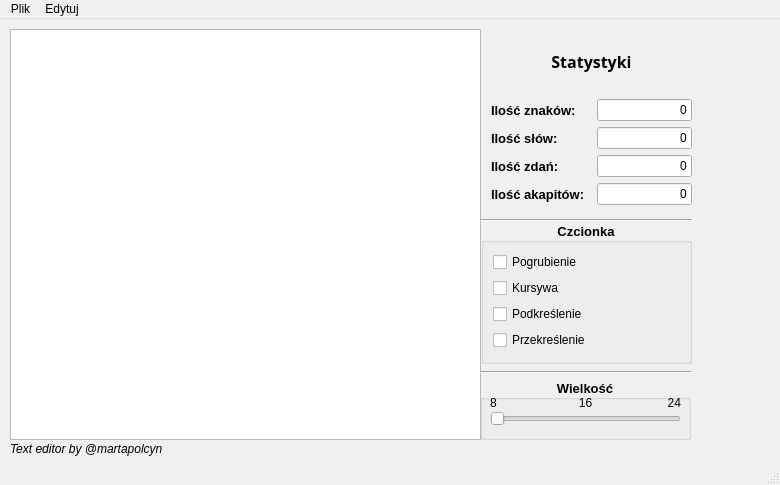
<?xml version="1.0" encoding="UTF-8"?>
<ui version="4.0">
 <class>MainWindow</class>
 <widget class="QMainWindow" name="MainWindow">
  <property name="geometry">
   <rect>
    <x>0</x>
    <y>0</y>
    <width>780</width>
    <height>485</height>
   </rect>
  </property>
  <property name="minimumSize">
   <size>
    <width>710</width>
    <height>485</height>
   </size>
  </property>
  <property name="palette">
   <palette>
    <active>
     <colorrole role="Button">
      <brush brushstyle="SolidPattern">
       <color alpha="255">
        <red>0</red>
        <green>212</green>
        <blue>155</blue>
       </color>
      </brush>
     </colorrole>
     <colorrole role="Light">
      <brush brushstyle="SolidPattern">
       <color alpha="255">
        <red>63</red>
        <green>255</green>
        <blue>203</blue>
       </color>
      </brush>
     </colorrole>
     <colorrole role="Midlight">
      <brush brushstyle="SolidPattern">
       <color alpha="255">
        <red>31</red>
        <green>233</green>
        <blue>179</blue>
       </color>
      </brush>
     </colorrole>
     <colorrole role="Dark">
      <brush brushstyle="SolidPattern">
       <color alpha="255">
        <red>0</red>
        <green>106</green>
        <blue>78</blue>
       </color>
      </brush>
     </colorrole>
     <colorrole role="Mid">
      <brush brushstyle="SolidPattern">
       <color alpha="255">
        <red>0</red>
        <green>141</green>
        <blue>103</blue>
       </color>
      </brush>
     </colorrole>
     <colorrole role="Window">
      <brush brushstyle="SolidPattern">
       <color alpha="255">
        <red>0</red>
        <green>212</green>
        <blue>155</blue>
       </color>
      </brush>
     </colorrole>
     <colorrole role="Shadow">
      <brush brushstyle="SolidPattern">
       <color alpha="255">
        <red>0</red>
        <green>0</green>
        <blue>0</blue>
       </color>
      </brush>
     </colorrole>
     <colorrole role="AlternateBase">
      <brush brushstyle="SolidPattern">
       <color alpha="255">
        <red>127</red>
        <green>233</green>
        <blue>205</blue>
       </color>
      </brush>
     </colorrole>
    </active>
    <inactive>
     <colorrole role="Button">
      <brush brushstyle="SolidPattern">
       <color alpha="255">
        <red>240</red>
        <green>240</green>
        <blue>240</blue>
       </color>
      </brush>
     </colorrole>
     <colorrole role="Light">
      <brush brushstyle="SolidPattern">
       <color alpha="255">
        <red>255</red>
        <green>255</green>
        <blue>255</blue>
       </color>
      </brush>
     </colorrole>
     <colorrole role="Midlight">
      <brush brushstyle="SolidPattern">
       <color alpha="255">
        <red>227</red>
        <green>227</green>
        <blue>227</blue>
       </color>
      </brush>
     </colorrole>
     <colorrole role="Dark">
      <brush brushstyle="SolidPattern">
       <color alpha="255">
        <red>160</red>
        <green>160</green>
        <blue>160</blue>
       </color>
      </brush>
     </colorrole>
     <colorrole role="Mid">
      <brush brushstyle="SolidPattern">
       <color alpha="255">
        <red>160</red>
        <green>160</green>
        <blue>160</blue>
       </color>
      </brush>
     </colorrole>
     <colorrole role="Window">
      <brush brushstyle="SolidPattern">
       <color alpha="255">
        <red>240</red>
        <green>240</green>
        <blue>240</blue>
       </color>
      </brush>
     </colorrole>
     <colorrole role="Shadow">
      <brush brushstyle="SolidPattern">
       <color alpha="255">
        <red>105</red>
        <green>105</green>
        <blue>105</blue>
       </color>
      </brush>
     </colorrole>
     <colorrole role="AlternateBase">
      <brush brushstyle="SolidPattern">
       <color alpha="255">
        <red>245</red>
        <green>245</green>
        <blue>245</blue>
       </color>
      </brush>
     </colorrole>
    </inactive>
    <disabled>
     <colorrole role="Button">
      <brush brushstyle="SolidPattern">
       <color alpha="255">
        <red>0</red>
        <green>212</green>
        <blue>155</blue>
       </color>
      </brush>
     </colorrole>
     <colorrole role="Light">
      <brush brushstyle="SolidPattern">
       <color alpha="255">
        <red>63</red>
        <green>255</green>
        <blue>203</blue>
       </color>
      </brush>
     </colorrole>
     <colorrole role="Midlight">
      <brush brushstyle="SolidPattern">
       <color alpha="255">
        <red>31</red>
        <green>233</green>
        <blue>179</blue>
       </color>
      </brush>
     </colorrole>
     <colorrole role="Dark">
      <brush brushstyle="SolidPattern">
       <color alpha="255">
        <red>0</red>
        <green>106</green>
        <blue>78</blue>
       </color>
      </brush>
     </colorrole>
     <colorrole role="Mid">
      <brush brushstyle="SolidPattern">
       <color alpha="255">
        <red>0</red>
        <green>141</green>
        <blue>103</blue>
       </color>
      </brush>
     </colorrole>
     <colorrole role="Window">
      <brush brushstyle="SolidPattern">
       <color alpha="255">
        <red>0</red>
        <green>212</green>
        <blue>155</blue>
       </color>
      </brush>
     </colorrole>
     <colorrole role="Shadow">
      <brush brushstyle="SolidPattern">
       <color alpha="255">
        <red>0</red>
        <green>0</green>
        <blue>0</blue>
       </color>
      </brush>
     </colorrole>
     <colorrole role="AlternateBase">
      <brush brushstyle="SolidPattern">
       <color alpha="255">
        <red>245</red>
        <green>245</green>
        <blue>245</blue>
       </color>
      </brush>
     </colorrole>
    </disabled>
   </palette>
  </property>
  <property name="windowTitle">
   <string>Edytor tekstu</string>
  </property>
  <widget class="QWidget" name="centralwidget">
   <widget class="QWidget" name="verticalLayoutWidget">
    <property name="geometry">
     <rect>
      <x>10</x>
      <y>10</y>
      <width>471</width>
      <height>411</height>
     </rect>
    </property>
    <layout class="QVBoxLayout" name="verticalLayout">
     <item>
      <widget class="QTextEdit" name="textEdit"/>
     </item>
    </layout>
   </widget>
   <widget class="QLabel" name="label_6">
    <property name="geometry">
     <rect>
      <x>10</x>
      <y>420</y>
      <width>181</width>
      <height>20</height>
     </rect>
    </property>
    <property name="font">
     <font>
      <italic>true</italic>
     </font>
    </property>
    <property name="text">
     <string>Text editor by @martapolcyn</string>
    </property>
   </widget>
   <widget class="Line" name="line">
    <property name="geometry">
     <rect>
      <x>481</x>
      <y>193</y>
      <width>211</width>
      <height>16</height>
     </rect>
    </property>
    <property name="orientation">
     <enum>Qt::Horizontal</enum>
    </property>
   </widget>
   <widget class="QGroupBox" name="groupBox">
    <property name="geometry">
     <rect>
      <x>481</x>
      <y>203</y>
      <width>211</width>
      <height>142</height>
     </rect>
    </property>
    <property name="palette">
     <palette>
      <active/>
      <inactive/>
      <disabled/>
     </palette>
    </property>
    <property name="font">
     <font>
      <pointsize>10</pointsize>
      <bold>true</bold>
     </font>
    </property>
    <property name="title">
     <string>Czcionka</string>
    </property>
    <property name="alignment">
     <set>Qt::AlignCenter</set>
    </property>
    <layout class="QFormLayout" name="formLayout">
     <item row="0" column="0">
      <widget class="QCheckBox" name="cbBold">
       <property name="font">
        <font>
         <pointsize>9</pointsize>
         <bold>false</bold>
        </font>
       </property>
       <property name="text">
        <string>Pogrubienie</string>
       </property>
      </widget>
     </item>
     <item row="1" column="0">
      <widget class="QCheckBox" name="cbItalic">
       <property name="font">
        <font>
         <pointsize>9</pointsize>
         <italic>false</italic>
         <bold>false</bold>
         <underline>false</underline>
         <strikeout>false</strikeout>
        </font>
       </property>
       <property name="text">
        <string>Kursywa</string>
       </property>
      </widget>
     </item>
     <item row="2" column="0">
      <widget class="QCheckBox" name="cbUnderline">
       <property name="font">
        <font>
         <pointsize>9</pointsize>
         <bold>false</bold>
         <underline>false</underline>
         <strikeout>false</strikeout>
        </font>
       </property>
       <property name="text">
        <string>Podkreślenie</string>
       </property>
      </widget>
     </item>
     <item row="3" column="0">
      <widget class="QCheckBox" name="cbStrikethrough">
       <property name="font">
        <font>
         <pointsize>9</pointsize>
         <bold>false</bold>
         <underline>false</underline>
         <strikeout>false</strikeout>
        </font>
       </property>
       <property name="text">
        <string>Przekreślenie</string>
       </property>
      </widget>
     </item>
    </layout>
   </widget>
   <widget class="QWidget" name="layoutWidget">
    <property name="geometry">
     <rect>
      <x>491</x>
      <y>11</y>
      <width>201</width>
      <height>175</height>
     </rect>
    </property>
    <layout class="QVBoxLayout" name="verticalLayout_2">
     <item>
      <widget class="QLabel" name="label">
       <property name="font">
        <font>
         <family>Roman</family>
         <pointsize>12</pointsize>
         <bold>true</bold>
        </font>
       </property>
       <property name="text">
        <string>Statystyki</string>
       </property>
       <property name="alignment">
        <set>Qt::AlignCenter</set>
       </property>
      </widget>
     </item>
     <item>
      <layout class="QHBoxLayout" name="horizontalLayout">
       <item>
        <widget class="QLabel" name="label_2">
         <property name="minimumSize">
          <size>
           <width>100</width>
           <height>0</height>
          </size>
         </property>
         <property name="font">
          <font>
           <pointsize>10</pointsize>
           <bold>true</bold>
          </font>
         </property>
         <property name="text">
          <string>Ilość znaków:</string>
         </property>
        </widget>
       </item>
       <item>
        <widget class="QLineEdit" name="leCharacters">
         <property name="maximumSize">
          <size>
           <width>100</width>
           <height>16777215</height>
          </size>
         </property>
         <property name="text">
          <string>0</string>
         </property>
         <property name="alignment">
          <set>Qt::AlignRight|Qt::AlignTrailing|Qt::AlignVCenter</set>
         </property>
         <property name="readOnly">
          <bool>true</bool>
         </property>
        </widget>
       </item>
      </layout>
     </item>
     <item>
      <layout class="QHBoxLayout" name="horizontalLayout_2">
       <item>
        <widget class="QLabel" name="label_3">
         <property name="minimumSize">
          <size>
           <width>100</width>
           <height>0</height>
          </size>
         </property>
         <property name="font">
          <font>
           <pointsize>10</pointsize>
           <bold>true</bold>
          </font>
         </property>
         <property name="text">
          <string>Ilość słów:</string>
         </property>
        </widget>
       </item>
       <item>
        <widget class="QLineEdit" name="leWords">
         <property name="maximumSize">
          <size>
           <width>100</width>
           <height>16777215</height>
          </size>
         </property>
         <property name="text">
          <string>0</string>
         </property>
         <property name="alignment">
          <set>Qt::AlignRight|Qt::AlignTrailing|Qt::AlignVCenter</set>
         </property>
         <property name="readOnly">
          <bool>true</bool>
         </property>
        </widget>
       </item>
      </layout>
     </item>
     <item>
      <layout class="QHBoxLayout" name="horizontalLayout_3">
       <item>
        <widget class="QLabel" name="label_4">
         <property name="minimumSize">
          <size>
           <width>100</width>
           <height>0</height>
          </size>
         </property>
         <property name="font">
          <font>
           <pointsize>10</pointsize>
           <bold>true</bold>
          </font>
         </property>
         <property name="text">
          <string>Ilość zdań:</string>
         </property>
        </widget>
       </item>
       <item>
        <widget class="QLineEdit" name="leSentences">
         <property name="maximumSize">
          <size>
           <width>100</width>
           <height>16777215</height>
          </size>
         </property>
         <property name="text">
          <string>0</string>
         </property>
         <property name="alignment">
          <set>Qt::AlignRight|Qt::AlignTrailing|Qt::AlignVCenter</set>
         </property>
         <property name="readOnly">
          <bool>true</bool>
         </property>
        </widget>
       </item>
      </layout>
     </item>
     <item>
      <layout class="QHBoxLayout" name="horizontalLayout_4">
       <item>
        <widget class="QLabel" name="label_5">
         <property name="minimumSize">
          <size>
           <width>100</width>
           <height>0</height>
          </size>
         </property>
         <property name="font">
          <font>
           <pointsize>10</pointsize>
           <bold>true</bold>
          </font>
         </property>
         <property name="text">
          <string>Ilość akapitów:</string>
         </property>
        </widget>
       </item>
       <item>
        <widget class="QLineEdit" name="leParagraphs">
         <property name="maximumSize">
          <size>
           <width>100</width>
           <height>16777215</height>
          </size>
         </property>
         <property name="text">
          <string>0</string>
         </property>
         <property name="alignment">
          <set>Qt::AlignRight|Qt::AlignTrailing|Qt::AlignVCenter</set>
         </property>
         <property name="readOnly">
          <bool>true</bool>
         </property>
        </widget>
       </item>
      </layout>
     </item>
    </layout>
   </widget>
   <widget class="Line" name="line_2">
    <property name="geometry">
     <rect>
      <x>480</x>
      <y>345</y>
      <width>211</width>
      <height>16</height>
     </rect>
    </property>
    <property name="orientation">
     <enum>Qt::Horizontal</enum>
    </property>
   </widget>
   <widget class="QGroupBox" name="groupBox_2">
    <property name="geometry">
     <rect>
      <x>480</x>
      <y>360</y>
      <width>211</width>
      <height>61</height>
     </rect>
    </property>
    <property name="font">
     <font>
      <pointsize>10</pointsize>
      <bold>true</bold>
     </font>
    </property>
    <property name="title">
     <string>Wielkość</string>
    </property>
    <property name="alignment">
     <set>Qt::AlignCenter</set>
    </property>
    <widget class="QSlider" name="horizontalSlider">
     <property name="geometry">
      <rect>
       <x>10</x>
       <y>30</y>
       <width>191</width>
       <height>20</height>
      </rect>
     </property>
     <property name="minimum">
      <number>8</number>
     </property>
     <property name="maximum">
      <number>24</number>
     </property>
     <property name="pageStep">
      <number>2</number>
     </property>
     <property name="orientation">
      <enum>Qt::Horizontal</enum>
     </property>
     <property name="tickInterval">
      <number>1</number>
     </property>
    </widget>
    <widget class="QWidget" name="layoutWidget">
     <property name="geometry">
      <rect>
       <x>10</x>
       <y>10</y>
       <width>191</width>
       <height>21</height>
      </rect>
     </property>
     <layout class="QHBoxLayout" name="horizontalLayout_5">
      <item>
       <widget class="QLabel" name="label_8">
        <property name="font">
         <font>
          <pointsize>9</pointsize>
          <bold>false</bold>
         </font>
        </property>
        <property name="text">
         <string>8</string>
        </property>
        <property name="alignment">
         <set>Qt::AlignBottom|Qt::AlignLeading|Qt::AlignLeft</set>
        </property>
       </widget>
      </item>
      <item>
       <widget class="QLabel" name="label_10">
        <property name="font">
         <font>
          <pointsize>9</pointsize>
          <bold>false</bold>
         </font>
        </property>
        <property name="text">
         <string>16</string>
        </property>
        <property name="alignment">
         <set>Qt::AlignBottom|Qt::AlignHCenter</set>
        </property>
       </widget>
      </item>
      <item>
       <widget class="QLabel" name="label_9">
        <property name="font">
         <font>
          <pointsize>9</pointsize>
          <bold>false</bold>
         </font>
        </property>
        <property name="text">
         <string>24</string>
        </property>
        <property name="alignment">
         <set>Qt::AlignBottom|Qt::AlignRight|Qt::AlignTrailing</set>
        </property>
       </widget>
      </item>
     </layout>
    </widget>
   </widget>
  </widget>
  <widget class="QMenuBar" name="menubar">
   <property name="geometry">
    <rect>
     <x>0</x>
     <y>0</y>
     <width>780</width>
     <height>22</height>
    </rect>
   </property>
   <widget class="QMenu" name="menuPlik">
    <property name="title">
     <string>Plik</string>
    </property>
    <addaction name="actionNowy"/>
    <addaction name="actionOtworz"/>
    <addaction name="actionZapisz_jako"/>
    <addaction name="actionDrukuj"/>
    <addaction name="actionZamknij"/>
   </widget>
   <widget class="QMenu" name="menuEdytuj">
    <property name="title">
     <string>Edytuj</string>
    </property>
    <addaction name="actionKopiuj"/>
    <addaction name="actionWklej"/>
    <addaction name="actionWytnij"/>
    <addaction name="actionCofnij"/>
    <addaction name="actionWykonaj_ponownie"/>
   </widget>
   <addaction name="menuPlik"/>
   <addaction name="menuEdytuj"/>
  </widget>
  <widget class="QStatusBar" name="statusbar"/>
  <action name="actionNowy">
   <property name="icon">
    <iconset resource="Resources.qrc">
     <normaloff>:/images/new-32.png</normaloff>:/images/new-32.png</iconset>
   </property>
   <property name="text">
    <string>Nowy</string>
   </property>
  </action>
  <action name="actionOtworz">
   <property name="icon">
    <iconset resource="Resources.qrc">
     <normaloff>:/images/open-32.png</normaloff>:/images/open-32.png</iconset>
   </property>
   <property name="text">
    <string>Otworz</string>
   </property>
  </action>
  <action name="actionZapisz_jako">
   <property name="icon">
    <iconset resource="Resources.qrc">
     <normaloff>:/images/save-30.png</normaloff>:/images/save-30.png</iconset>
   </property>
   <property name="text">
    <string>Zapisz jako</string>
   </property>
  </action>
  <action name="actionDrukuj">
   <property name="icon">
    <iconset resource="Resources.qrc">
     <normaloff>:/images/print-24.png</normaloff>:/images/print-24.png</iconset>
   </property>
   <property name="text">
    <string>Drukuj</string>
   </property>
  </action>
  <action name="actionZamknij">
   <property name="icon">
    <iconset resource="Resources.qrc">
     <normaloff>:/images/close-30.png</normaloff>:/images/close-30.png</iconset>
   </property>
   <property name="text">
    <string>Zamknij</string>
   </property>
  </action>
  <action name="actionKopiuj">
   <property name="icon">
    <iconset resource="Resources.qrc">
     <normaloff>:/images/copy-24.png</normaloff>:/images/copy-24.png</iconset>
   </property>
   <property name="text">
    <string>Kopiuj</string>
   </property>
  </action>
  <action name="actionWklej">
   <property name="icon">
    <iconset resource="Resources.qrc">
     <normaloff>:/images/paste-24.png</normaloff>:/images/paste-24.png</iconset>
   </property>
   <property name="text">
    <string>Wklej</string>
   </property>
  </action>
  <action name="actionWytnij">
   <property name="icon">
    <iconset resource="Resources.qrc">
     <normaloff>:/images/cut-32.png</normaloff>:/images/cut-32.png</iconset>
   </property>
   <property name="text">
    <string>Wytnij</string>
   </property>
  </action>
  <action name="actionCofnij">
   <property name="icon">
    <iconset resource="Resources.qrc">
     <normaloff>:/images/undo-24.png</normaloff>:/images/undo-24.png</iconset>
   </property>
   <property name="text">
    <string>Cofnij</string>
   </property>
  </action>
  <action name="actionWykonaj_ponownie">
   <property name="icon">
    <iconset resource="Resources.qrc">
     <normaloff>:/images/redo-24.png</normaloff>:/images/redo-24.png</iconset>
   </property>
   <property name="text">
    <string>Wykonaj ponownie</string>
   </property>
  </action>
 </widget>
 <resources>
  <include location="Resources.qrc"/>
 </resources>
 <connections/>
</ui>
